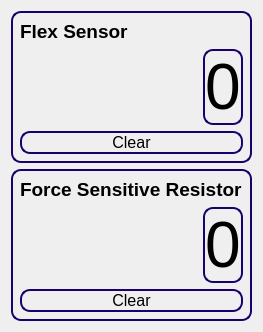
         <widget class="QWidget" name="page_5">
          <layout class="QGridLayout" name="gridLayout_5">
           <item row="1" column="0" colspan="3">
            <widget class="QWidget" name="widget_5" native="true">
             <property name="styleSheet">
              <string notr="true">  border: 2px solid rgb(25, 0, 108);
  border-radius: 10px;</string>
             </property>
             <layout class="QGridLayout" name="gridLayout_11">
              <item row="0" column="0" alignment="Qt::AlignTop">
               <widget class="QLabel" name="label_9">
                <property name="font">
                 <font>
                  <pointsize>14</pointsize>
                  <bold>true</bold>
                  <underline>false</underline>
                 </font>
                </property>
                <property name="styleSheet">
                 <string notr="true">border:0px</string>
                </property>
                <property name="text">
                 <string>Force Sensitive Resistor</string>
                </property>
               </widget>
              </item>
              <item row="4" column="0">
               <widget class="QPushButton" name="clear2">
                <property name="font">
                 <font>
                  <pointsize>12</pointsize>
                 </font>
                </property>
                <property name="styleSheet">
                 <string notr="true">QWidget:hover{
background-color: rgb(186, 186, 186);
}</string>
                </property>
                <property name="text">
                 <string>Clear</string>
                </property>
               </widget>
              </item>
              <item row="1" column="0">
               <layout class="QHBoxLayout" name="horizontalLayout_4">
                <item>
                 <widget class="QWidget" name="widget_9" native="true">
                  <property name="sizePolicy">
                   <sizepolicy hsizetype="Preferred" vsizetype="Preferred">
                    <horstretch>10</horstretch>
                    <verstretch>0</verstretch>
                   </sizepolicy>
                  </property>
                  <property name="styleSheet">
                   <string notr="true">border:0px</string>
                  </property>
                 </widget>
                </item>
                <item>
                 <widget class="QLabel" name="label_6">
                  <property name="sizePolicy">
                   <sizepolicy hsizetype="Preferred" vsizetype="Preferred">
                    <horstretch>2</horstretch>
                    <verstretch>0</verstretch>
                   </sizepolicy>
                  </property>
                  <property name="font">
                   <font>
                    <pointsize>48</pointsize>
                   </font>
                  </property>
                  <property name="text">
                   <string>0</string>
                  </property>
                  <property name="alignment">
                   <set>Qt::AlignCenter</set>
                  </property>
                 </widget>
                </item>
               </layout>
              </item>
             </layout>
            </widget>
           </item>
           <item row="0" column="0" colspan="3">
            <widget class="QWidget" name="widget_2" native="true">
             <property name="sizePolicy">
              <sizepolicy hsizetype="Preferred" vsizetype="Preferred">
               <horstretch>0</horstretch>
               <verstretch>0</verstretch>
              </sizepolicy>
             </property>
             <property name="styleSheet">
              <string notr="true">  border: 2px solid rgb(25, 0, 108);
  border-radius: 10px;</string>
             </property>
             <layout class="QGridLayout" name="gridLayout_9">
              <item row="6" column="0">
               <widget class="QPushButton" name="clear">
                <property name="font">
                 <font>
                  <pointsize>12</pointsize>
                 </font>
                </property>
                <property name="styleSheet">
                 <string notr="true">QWidget:hover{
background-color: rgb(186, 186, 186);
}</string>
                </property>
                <property name="text">
                 <string>Clear</string>
                </property>
               </widget>
              </item>
              <item row="0" column="0" alignment="Qt::AlignTop">
               <widget class="QLabel" name="label_5">
                <property name="font">
                 <font>
                  <pointsize>14</pointsize>
                  <bold>true</bold>
                  <underline>false</underline>
                 </font>
                </property>
                <property name="styleSheet">
                 <string notr="true">border:0px</string>
                </property>
                <property name="text">
                 <string>Flex Sensor</string>
                </property>
               </widget>
              </item>
              <item row="1" column="0">
               <layout class="QHBoxLayout" name="horizontalLayout_3">
                <item>
                 <widget class="QWidget" name="widget_11" native="true">
                  <property name="sizePolicy">
                   <sizepolicy hsizetype="Preferred" vsizetype="Preferred">
                    <horstretch>10</horstretch>
                    <verstretch>0</verstretch>
                   </sizepolicy>
                  </property>
                  <property name="styleSheet">
                   <string notr="true">border:0px</string>
                  </property>
                 </widget>
                </item>
                <item>
                 <widget class="QLabel" name="label_2">
                  <property name="sizePolicy">
                   <sizepolicy hsizetype="Preferred" vsizetype="Preferred">
                    <horstretch>2</horstretch>
                    <verstretch>0</verstretch>
                   </sizepolicy>
                  </property>
                  <property name="font">
                   <font>
                    <pointsize>48</pointsize>
                   </font>
                  </property>
                  <property name="text">
                   <string>0</string>
                  </property>
                  <property name="alignment">
                   <set>Qt::AlignCenter</set>
                  </property>
                 </widget>
                </item>
               </layout>
              </item>
             </layout>
            </widget>
           </item>
          </layout>
         </widget>
